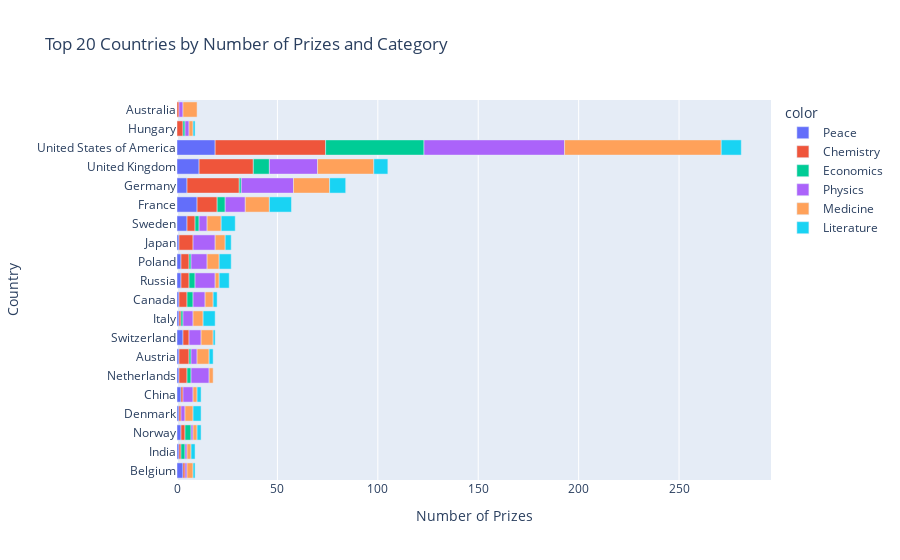

The cell this chart's notebook holds for it:
### Code cell
category_country_bar = px.bar(x=merged_df.cat_prize,
                       y=merged_df.birth_country_current,
                       color=merged_df.category,
                       orientation='h',
                       title='Top 20 Countries by Number of Prizes and Category')
 
category_country_bar.update_layout(xaxis_title='Number of Prizes', 
                            yaxis_title='Country')
category_country_bar.show()

### Figure 1 — Plotly figure (JSON) as saved in the notebook; plotly's stock layout.template omitted (floating-point values rounded to 4 significant figures)
{"data": [{"alignmentgroup": "True", "hovertemplate": "color=Peace<br>x=%{x}<br>y=%{y}<extra></extra>", "legendgroup": "Peace", "marker": {"color": "#636efa", "pattern": {"shape": ""}}, "name": "Peace", "offsetgroup": "Peace", "orientation": "h", "showlegend": true, "textposition": "auto", "type": "bar", "x": [3, 1, 2, 1, 2, 1, 1, 3, 1, 1, 2, 2, 1, 5, 10, 5, 11, 19], "xaxis": "x", "y": ["Belgium", "India", "Norway", "Denmark", "China", "Netherlands", "Austria", "Switzerland", "Italy", "Canada", "Russia", "Poland", "Japan", "Sweden", "France", "Germany", "United Kingdom", "United States of America"], "yaxis": "y"}, {"alignmentgroup": "True", "hovertemplate": "color=Chemistry<br>x=%{x}<br>y=%{y}<extra></extra>", "legendgroup": "Chemistry", "marker": {"color": "#EF553B", "pattern": {"shape": ""}}, "name": "Chemistry", "offsetgroup": "Chemistry", "orientation": "h", "showlegend": true, "textposition": "auto", "type": "bar", "x": [3, 1, 1, 1, 2, 1, 1, 5, 4, 3, 1, 4, 4, 7, 4, 4, 10, 26, 27, 55], "xaxis": "x", "y": ["Hungary", "India", "Belgium", "Australia", "Norway", "Denmark", "China", "Austria", "Netherlands", "Switzerland", "Italy", "Canada", "Russia", "Japan", "Poland", "Sweden", "France", "Germany", "United Kingdom", "United States of America"], "yaxis": "y"}, {"alignmentgroup": "True", "hovertemplate": "color=Economics<br>x=%{x}<br>y=%{y}<extra></extra>", "legendgroup": "Economics", "marker": {"color": "#00cc96", "pattern": {"shape": ""}}, "name": "Economics", "offsetgroup": "Economics", "orientation": "h", "showlegend": true, "textposition": "auto", "type": "bar", "x": [1, 2, 3, 1, 2, 1, 3, 3, 1, 2, 4, 1, 8, 49], "xaxis": "x", "y": ["Hungary", "India", "Norway", "Austria", "Netherlands", "Italy", "Canada", "Russia", "Poland", "Sweden", "France", "Germany", "United Kingdom", "United States of America"], "yaxis": "y"}, {"alignmentgroup": "True", "hovertemplate": "color=Physics<br>x=%{x}<br>y=%{y}<extra></extra>", "legendgroup": "Physics", "marker": {"color": "#ab63fa", "pattern": {"shape": ""}}, "name": "Physics", "offsetgroup": "Physics", "orientation": "h", "showlegend": true, "textposition": "auto", "type": "bar", "x": [1, 1, 2, 2, 2, 5, 1, 3, 9, 5, 6, 6, 10, 8, 11, 4, 10, 26, 24, 70], "xaxis": "x", "y": ["India", "Belgium", "Hungary", "Australia", "Denmark", "China", "Norway", "Austria", "Netherlands", "Italy", "Switzerland", "Canada", "Russia", "Poland", "Japan", "Sweden", "France", "Germany", "United Kingdom", "United States of America"], "yaxis": "y"}, {"alignmentgroup": "True", "hovertemplate": "color=Medicine<br>x=%{x}<br>y=%{y}<extra></extra>", "legendgroup": "Medicine", "marker": {"color": "#FFA15A", "pattern": {"shape": ""}}, "name": "Medicine", "offsetgroup": "Medicine", "orientation": "h", "showlegend": true, "textposition": "auto", "type": "bar", "x": [2, 3, 2, 7, 2, 4, 2, 6, 2, 5, 6, 4, 2, 6, 5, 7, 12, 18, 28, 78], "xaxis": "x", "y": ["India", "Belgium", "Hungary", "Australia", "Norway", "Denmark", "China", "Austria", "Netherlands", "Italy", "Switzerland", "Canada", "Russia", "Poland", "Japan", "Sweden", "France", "Germany", "United Kingdom", "United States of America"], "yaxis": "y"}, {"alignmentgroup": "True", "hovertemplate": "color=Literature<br>x=%{x}<br>y=%{y}<extra></extra>", "legendgroup": "Literature", "marker": {"color": "#19d3f3", "pattern": {"shape": ""}}, "name": "Literature", "offsetgroup": "Literature", "orientation": "h", "showlegend": true, "textposition": "auto", "type": "bar", "x": [2, 1, 1, 2, 2, 4, 2, 1, 6, 2, 5, 6, 3, 7, 11, 8, 7, 10], "xaxis": "x", "y": ["India", "Belgium", "Hungary", "Norway", "China", "Denmark", "Austria", "Switzerland", "Italy", "Canada", "Russia", "Poland", "Japan", "Sweden", "France", "Germany", "United Kingdom", "United States of America"], "yaxis": "y"}], "layout": {"barmode": "relative", "legend": {"title": {"text": "color"}, "tracegroupgap": 0}, "title": {"text": "Top 20 Countries by Number of Prizes and Category"}, "xaxis": {"anchor": "y", "domain": [0, 1], "title": {"text": "Number of Prizes"}}, "yaxis": {"anchor": "x", "domain": [0, 1], "title": {"text": "Country"}}}}
